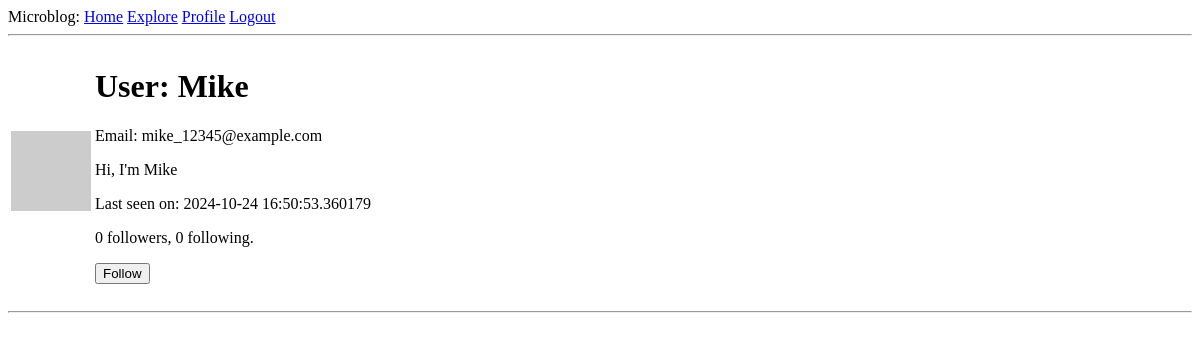
Before: /user/Mike (signed in) with the older database file.
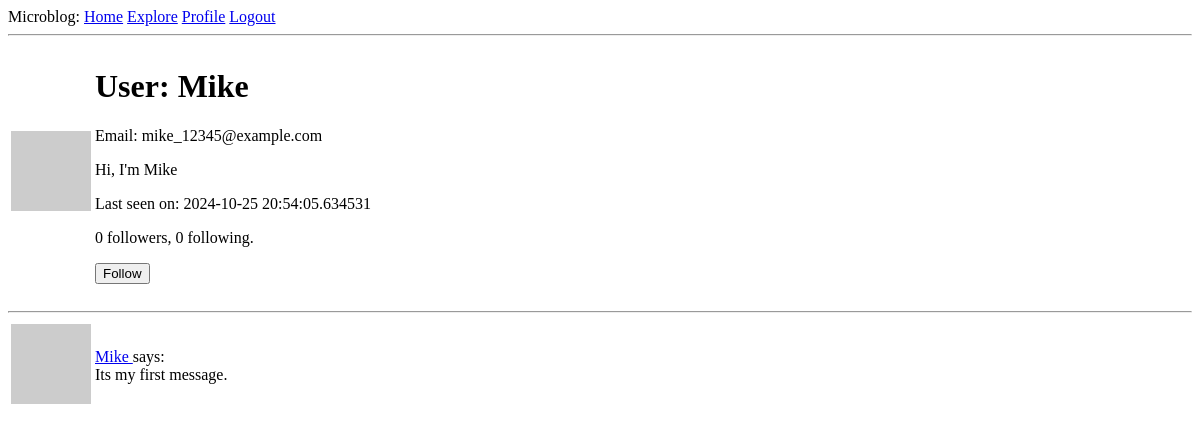
After: the same page with the newer database file.
### app/models.py (models this page shows, shortened)
class User(UserMixin, db.Model):
    id: so.Mapped[int] = so.mapped_column(primary_key=True)
    username: so.Mapped[str] = so.mapped_column(sa.String(64), index=True, unique=True)
    email: so.Mapped[str] = so.mapped_column(sa.String(120), index=True, unique=True)
    password_hash: so.Mapped[Optional[str]] = so.mapped_column(sa.String(256))
    about_me: so.Mapped[Optional[str]] = so.mapped_column(sa.String(140))
    last_seen: so.Mapped[Optional[datetime]] = so.mapped_column(
        default=lambda: datetime.now(timezone.utc))
    posts: so.WriteOnlyMapped['Post'] = so.relationship(back_populates='author')
    following: so.WriteOnlyMapped['User'] = so.relationship(
        secondary=followers, primaryjoin=(followers.c.follower_id == id),
        secondaryjoin=(followers.c.followed_id == id),
        back_populates='followers')
    followers: so.WriteOnlyMapped['User'] = so.relationship(
        secondary=followers, primaryjoin=(followers.c.followed_id == id),
        secondaryjoin=(followers.c.follower_id == id),
        back_populates='following')
    def avatar(self, size):
        digest = md5(self.email.lower().encode('utf-8')).hexdigest()
        return f'https://gravatar.com/avatar/{digest}?d=identicon&s={size}'
    def is_following(self, user):
        query = self.following.select().where(User.id == user.id)
        return db.session.scalar(query) is not None
    def followers_count(self):
        query = sa.select(sa.func.count()).select_from(
            self.followers.select().subquery())
        return db.session.scalar(query)
    def following_count(self):
        query = sa.select(sa.func.count()).select_from(
            self.following.select().subquery())
        return db.session.scalar(query)

class Post(db.Model):
    id: so.Mapped[int] = so.mapped_column(primary_key=True)
    body: so.Mapped[str] = so.mapped_column(sa.String(140))
    timestamp: so.Mapped[datetime] = so.mapped_column(
        index=True, default=lambda: datetime.now(timezone.utc))
    user_id: so.Mapped[int] = so.mapped_column(sa.ForeignKey(User.id), index=True)
    author: so.Mapped[User] = so.relationship(back_populates='posts')

### app/routes.py (the view)
@app.route('/user/<username>')
@login_required
def user(username):
    user = db.first_or_404(sa.select(User).where(User.username == username))
    page = request.args.get('page', 1, type=int)
    query = user.posts.select().order_by(Post.timestamp.desc())
    posts = db.paginate(query, page=page,
                        per_page=app.config['POSTS_PER_PAGE'], error_out=False)
    next_url = url_for('user', username=user.username, page=posts.next_num) \
        if posts.has_next else None
    prev_url = url_for('user', username=user.username, page=posts.prev_num) \
        if posts.has_prev else None
    form = EmptyForm()
    return render_template('user.html', user=user,
                           posts=posts.items, next_url=next_url, prev_url=prev_url, form=form)

### app/forms.py
class EmptyForm(FlaskForm):
    submit = SubmitField('Submit')

### app/models.py (called while the page is built)
@login.user_loader
def load_user(id):
    return db.session.get(User, int(id))

### app/routes.py (called while the page is built)
@app.before_request
def before_request():
    if current_user.is_authenticated:
        current_user.last_seen = datetime.now(timezone.utc)
        db.session.commit()

### app/templates/user.html (shortened to what this page needs)
{% extends 'base.html' %}
{% block content %}
	<table>
		<tr valing="top">
			<td><img src="{{ user.avatar(128) }}"></td>
			<td>
				<h1>User: {{ user.username }}</h1>
				<p>Email: {{ user.email }}</p>
				{% if user.about_me %}
				<p>{{ user.about_me }}</p>
				{% endif %}
				{% if user.last_seen %}
				<p>Last seen on: {{ user.last_seen }}</p>
				{% endif %}
				<p>{{ user.followers_count() }} followers, {{ user.following_count() }} following.</p>
				{% if user == current_user %}
        		<p><a href="{{ url_for('edit_profile') }}">Edit your profile</a></p>
        		{% elif not current_user.is_following(user) %}
        		<p>
            		<form action="{{ url_for('follow', username=user.username) }}" method="post">
                		{{ form.submit(value='Follow') }}
            		</form>
        		</p>
        		{% endif %}
			</td>
		</tr>
	</table>
	<hr>
	{% for post in posts %}
		{% include '_post.html' %}
	{% endfor %}
{% endblock %}

### app/templates/_post.html
<table>
	<tr valing="top">
		<td><img src="{{ post.author.avatar(36) }}"></td>
		<td>
			<a href="{{ url_for('user', username=post.author.username) }}">
				{{ post.author.username }}
			</a>
			says:<br>{{ post.body }}
		</td>
	</tr>
</table>

Changed rows visible on the page:
changed User "Mike": last_seen "2024-10-24 16:50:53.360179" → "2024-10-25 20:54:05.634531"
added Post: author.username "Mike", body "Its my first message."
